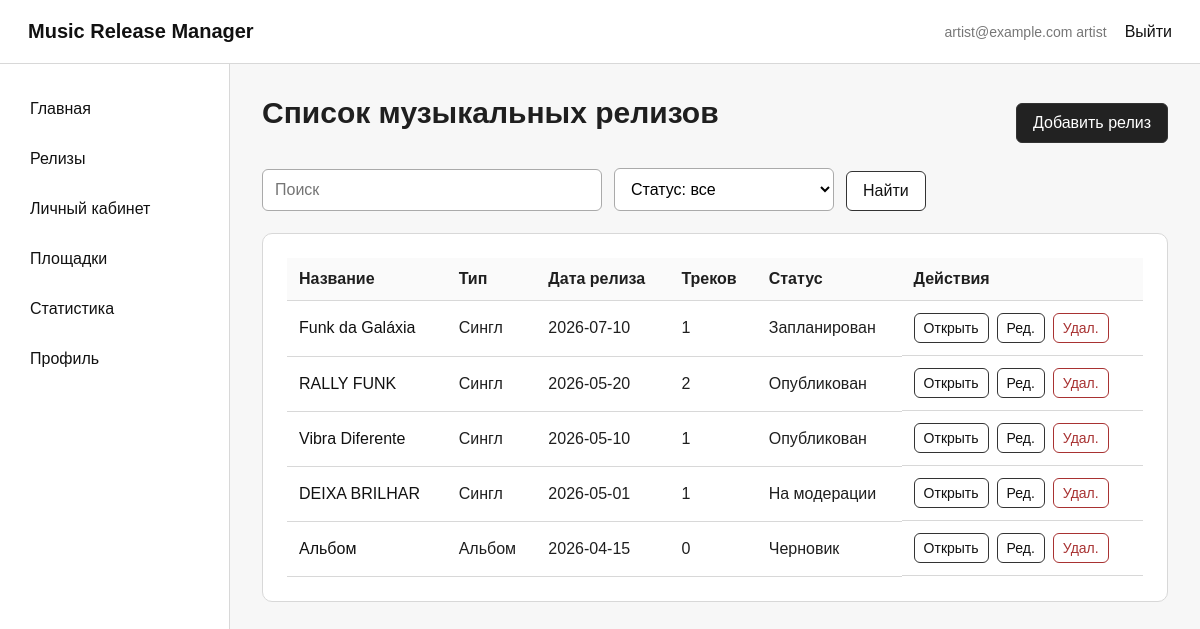
The app's page /releases (signed in) with its own data.
### tables this page shows
CREATE TABLE users (
    id INTEGER PRIMARY KEY AUTOINCREMENT,
    email TEXT NOT NULL UNIQUE,
    password_hash TEXT NOT NULL,
    role TEXT NOT NULL DEFAULT 'artist',
    created_at DATETIME NOT NULL DEFAULT CURRENT_TIMESTAMP
);

CREATE TABLE releases (
    id INTEGER PRIMARY KEY AUTOINCREMENT,
    artist_id INTEGER NOT NULL,
    title TEXT NOT NULL,
    release_type TEXT NOT NULL,
    description TEXT,
    cover_image TEXT,
    release_date DATE,
    status TEXT NOT NULL DEFAULT 'Черновик',
    created_at DATETIME NOT NULL DEFAULT CURRENT_TIMESTAMP,
    updated_at DATETIME NOT NULL DEFAULT CURRENT_TIMESTAMP,
    FOREIGN KEY (artist_id) REFERENCES artists (id) ON DELETE CASCADE
);

### app.py (the view)
@app.route("/releases")
def releases():
    db = get_db()
    user = current_user()
    artist = current_artist()
    search = request.args.get("search", "").strip()
    status = request.args.get("status", "")
    query = """
        SELECT releases.*, artists.nickname AS artist_name,
        COUNT(tracks.id) AS tracks_count
        FROM releases
        JOIN artists ON releases.artist_id = artists.id
        LEFT JOIN tracks ON tracks.release_id = releases.id
        WHERE 1 = 1
    """
    params = []
    if not user:
        query += " AND releases.status = 'Опубликован'"
    elif user["role"] != "admin":
        query += " AND releases.artist_id = ?"
        params.append(artist["id"])
    if search:
        query += " AND releases.title LIKE ?"
        params.append(f"%{search}%")
    if status:
        query += " AND releases.status = ?"
        params.append(status)
    query += " GROUP BY releases.id ORDER BY releases.release_date DESC"
    release_rows = db.execute(query, params).fetchall()
    return render_template("releases.html", releases=release_rows, search=search, status=status)

### app.py (called while the page is built)
def get_db():
    if "db" not in g:
        g.db = sqlite3.connect(DB_PATH)
        g.db.row_factory = sqlite3.Row
    return g.db

def current_user():
    if "user_id" not in session:
        return None
    return get_db().execute(
        "SELECT * FROM users WHERE id = ?", (session["user_id"],)
    ).fetchone()

def current_artist():
    user = current_user()
    if not user:
        return None
    return get_db().execute(
        "SELECT * FROM artists WHERE user_id = ?", (user["id"],)
    ).fetchone()

@app.context_processor
def inject_user():
    return {"current_user": current_user(), "current_artist": current_artist()}

### templates/releases.html (shortened to what this page needs)
{% extends 'base.html' %}
{% block content %}
<div class="section-header">
    <h1>Список музыкальных релизов</h1>
    {% if current_user %}
        <a class="btn primary" href="{{ url_for('release_create') }}">Добавить релиз</a>
    {% endif %}
</div>
<form class="filters" method="get">
    <input type="text" name="search" placeholder="Поиск" value="{{ search }}">
    <select name="status">
        <option value="">Статус: все</option>
    </select>
    <button class="btn" type="submit">Найти</button>
</form>
<section class="card">
<table>
    <thead>
        <tr>
            <th>Название</th>
            <th>Тип</th>
            <th>Дата релиза</th>
            <th>Треков</th>
            <th>Статус</th>
            <th>Действия</th>
        </tr>
    </thead>
    <tbody>
        {% for release in releases %}
            <tr>
                <td><a href="{{ url_for('release_detail', release_id=release.id) }}">{{ release.title }}</a></td>
                <td>{{ release.release_type }}</td>
                <td>{{ release.release_date or '-' }}</td>
                <td>{{ release.tracks_count }}</td>
                <td>{{ release.status }}</td>
                <td class="actions">
                    <a class="btn small" href="{{ url_for('release_detail', release_id=release.id) }}">Открыть</a>
                    {% if current_user %}
                        <a class="btn small" href="{{ url_for('release_edit', release_id=release.id) }}">Ред.</a>
                        <form method="post" action="{{ url_for('release_delete', release_id=release.id) }}" onsubmit="return confirm('Удалить релиз?')">
                            <button class="btn danger small" type="submit">Удал.</button>
                        </form>
                    {% endif %}
                </td>
            </tr>
        {% else %}
            <tr><td colspan="6">Релизы не найдены</td></tr>
        {% endfor %}
    </tbody>
</table>
</section>
{% endblock %}

### templates/base.html (shortened to what this page needs)
<!doctype html>
<html lang="ru">
<head>
    <link rel="stylesheet" href="{{ url_for('static', filename='css/style.css') }}">
</head>
<body>
<header class="topbar">
    <a class="logo" href="{{ url_for('index') }}">Music Release Manager</a>
    <nav>
        {% if current_user %}
            <span class="user-badge">{{ current_user.email }}  {{ current_user.role }}</span>
            <a href="{{ url_for('logout') }}">Выйти</a>
        {% else %}
            <a href="{{ url_for('login') }}">Войти</a>
            <a href="{{ url_for('register') }}">Регистрация</a>
        {% endif %}
    </nav>
</header>
<div class="layout">
    <aside class="sidebar">
        <a href="{{ url_for('index') }}">Главная</a>
        <a href="{{ url_for('releases') }}">Релизы</a>
        {% if current_user %}
            <a href="{{ url_for('dashboard') }}">Личный кабинет</a>
            <a href="{{ url_for('platforms') }}">Площадки</a>
            <a href="{{ url_for('analytics') }}">Статистика</a>
            <a href="{{ url_for('profile') }}">Профиль</a>
        {% endif %}
    </aside>
    <main class="content">
        {% block content %}{% endblock %}
    </main>
</div>
</body>
</html>

### static/css/style.css (style rules this page uses)
:root { --border: #d8d8d8; --text: #1f1f1f; --muted: #777; --bg: #f7f7f7; --card: #ffffff; --primary: #222; --danger: #a83232; }
* { box-sizing: border-box; }
body { margin: 0; font-family: Arial, sans-serif; color: var(--text); background: var(--bg); }
a { color: #111; text-decoration: none; }
.topbar { height: 64px; display: flex; align-items: center; justify-content: space-between; padding: 0 28px; border-bottom: 1px solid var(--border); background: #fff; }
.logo { font-weight: 700; font-size: 20px; }
.topbar nav { display: flex; gap: 18px; align-items: center; }
.user-badge { color: var(--muted); font-size: 14px; }
.layout { display: flex; min-height: calc(100vh - 64px); }
.sidebar { width: 230px; background: #fff; border-right: 1px solid var(--border); padding: 24px 14px; }
.sidebar a { display: block; padding: 12px 16px; margin-bottom: 8px; border-radius: 8px; }
.content { flex: 1; padding: 32px; max-width: 1280px; }
h1 { margin-top: 0; font-size: 30px; }
.card, .auth-card { background: var(--card); border: 1px solid var(--border); border-radius: 10px; padding: 24px; margin-bottom: 24px; }
.section-header { display: flex; justify-content: space-between; gap: 16px; align-items: center; margin-bottom: 18px; }
input, select, textarea { width: 100%; border: 1px solid #aaa; border-radius: 6px; padding: 11px 12px; font: inherit; background: #fff; }
.filters, .inline-form { display: flex; gap: 12px; align-items: end; margin-bottom: 22px; }
.filters input { max-width: 340px; }
.filters select, .inline-form select, .inline-form input { max-width: 220px; }
.btn { display: inline-block; border: 1px solid #333; background: #fff; color: #111; border-radius: 6px; padding: 10px 16px; cursor: pointer; font: inherit; text-align: center; }
.btn.primary { background: var(--primary); color: #fff; }
.btn.danger { border-color: var(--danger); color: var(--danger); }
.btn.small { padding: 6px 9px; font-size: 14px; }
table { width: 100%; border-collapse: collapse; }
th, td { padding: 12px; border-bottom: 1px solid var(--border); text-align: left; vertical-align: middle; }
th { background: #fafafa; }
.actions { display: flex; gap: 8px; align-items: center; }
.actions form { margin: 0; }

### records on screen
users: email "artist@example.com", role "artist"
releases: title "Funk da Galáxia", release_type "Сингл", release_date "2026-07-10", tracks_count "1", status "Запланирован"
releases: title "RALLY FUNK", release_type "Сингл", release_date "2026-05-20", tracks_count "2", status "Опубликован"
releases: title "Vibra Diferente", release_type "Сингл", release_date "2026-05-10", tracks_count "1", status "Опубликован"
releases: title "DEIXA BRILHAR", release_type "Сингл", release_date "2026-05-01", tracks_count "1", status "На модерации"
releases: title "Альбом", release_type "Альбом", release_date "2026-04-15", tracks_count "0", status "Черновик"
